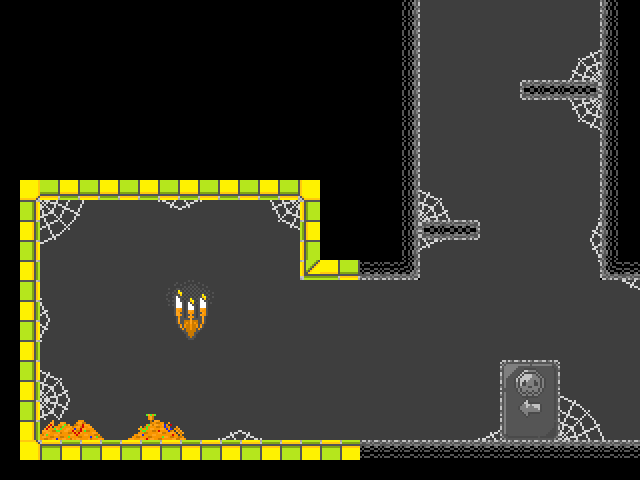

A 2D game scene composited from a Tiled map and its tileset images. What follows is a short description and the map's XML, with each tile layer's data collapsed to a summary:
An orthogonal 32x24 tile map with 20x20 px tiles, 2 tile layers (background, walls), 2 tilesets and 2 objects (skull2, redWall).

<map version="1.0" orientation="orthogonal" width="32" height="24" tilewidth="20" tileheight="20">
 <properties>
  <property name="rightPortal" value="resources/cave14.tmx" />
  <property name="topPortal" value="resources/cave11.tmx" />
 </properties>
 <tileset firstgid="1" name="tiles_cave" tilewidth="20" tileheight="20">
  <image source="tiles_cave.png" width="140" height="180" />
 </tileset>
 <tileset firstgid="64" name="cave_background" tilewidth="20" tileheight="20">
  <image source="cave_background.png" width="400" height="260" />
 </tileset>
 <layer name="background" width="32" height="24">
  <data>[768 cells, 418 non-empty, 66 distinct tile ids]</data>
 </layer>
 <layer name="walls" width="32" height="24">
  <data>[768 cells, 105 non-empty, 24 distinct tile ids]</data>
 </layer>
 <objectgroup name="objects" width="32" height="24">
  <object name="skull2" x="71" y="390" width="31" height="31" />
  <object name="redWall" x="320" y="280" width="80" height="160" />
 </objectgroup>
</map>
